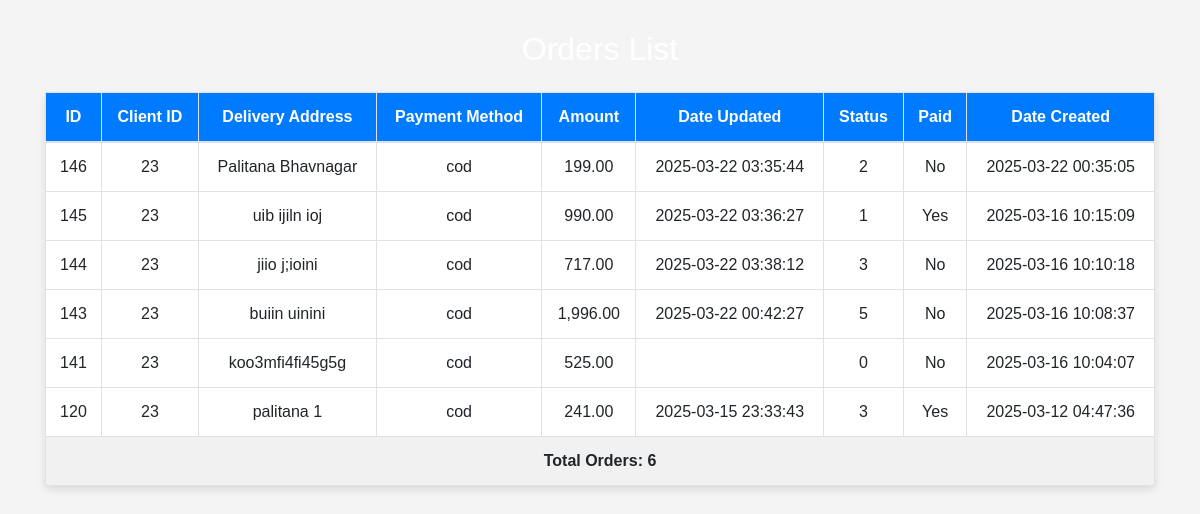
Page /admin/maintenance/order_info.php on the committed database.
### tables this page shows
CREATE TABLE `orders` (
  `id` int(30) NOT NULL,
  `client_id` int(30) NOT NULL,
  `delivery_address` text NOT NULL,
  `payment_method` varchar(100) NOT NULL,
  `amount` double NOT NULL,
  `status` tinyint(2) NOT NULL DEFAULT 0,
  `paid` tinyint(1) NOT NULL DEFAULT 0,
  `date_created` datetime NOT NULL DEFAULT current_timestamp(),
  `date_updated` datetime DEFAULT NULL ON UPDATE current_timestamp()
);

### admin/maintenance/order_info.php (the view, shortened to what this page needs)
<?php
$conn = new mysqli("localhost", "root", "", "pet_shop_db");
$sql = "SELECT id, client_id, delivery_address, payment_method, amount, date_updated, status, paid, date_created FROM orders ORDER BY date_created DESC";
$result = $conn->query($sql);
?>
<!DOCTYPE html>
<html lang="en">
<head>
    <link href="https://stackpath.bootstrapcdn.com/bootstrap/4.3.1/css/bootstrap.min.css" rel="stylesheet">
</head>
<body>
    <div class="container">
        <h2 class="text-center mb-4">Orders List</h2>
        <?php if ($result->num_rows > 0) : ?>
            <table class="table table-bordered">
                <thead>
                    <tr>
                        <th>ID</th>
                        <th>Client ID</th>
                        <th>Delivery Address</th>
                        <th>Payment Method</th>
                        <th>Amount</th>
                        <th>Date Updated</th>
                        <th>Status</th>
                        <th>Paid</th>
                        <th>Date Created</th>
                    </tr>
                </thead>
                <tbody>
                    <?php while ($row = $result->fetch_assoc()) : ?>
                        <tr>
                            <td><?php echo $row['id']; ?></td>
                            <td><?php echo $row['client_id']; ?></td>
                            <td><?php echo $row['delivery_address']; ?></td>
                            <td><?php echo $row['payment_method']; ?></td>
                            <td><?php echo number_format($row['amount'], 2); ?></td>
                            <td><?php echo $row['date_updated']; ?></td>
                            <td><?php echo $row['status']; ?></td>
                            <td><?php echo $row['paid'] == 1 ? 'Yes' : 'No'; ?></td>
                            <td><?php echo $row['date_created']; ?></td>
                        </tr>
                    <?php endwhile; ?>
                </tbody>
                <tfoot>
                    <tr>
                        <td colspan="9" class="text-center">Total Orders: <?php echo $result->num_rows; ?></td>
                    </tr>
                </tfoot>
            </table>
        <?php else : ?>
            <p class="text-center">No orders found.</p>
        <?php endif; ?>
    </div>
</body>
</html>

### admin/maintenance/order_info.php (style rules this page uses)
body { background-color: #f4f4f4; font-family: Arial, sans-serif; }
.container { margin-top: 30px; }
.table th, .table td { text-align: center; }
.table { background-color: white; border-radius: 5px; box-shadow: 0 4px 8px rgba(0, 0, 0, 0.1); }
.table thead { background-color: #007bff; color: white; }
.table tfoot { font-weight: bold; background-color: #f1f1f1; }
h2 { color:white; }

### rows in the picture
orders: id "146", client "23", delivery_address "Palitana Bhavnagar", payment_method "cod", amount "199.00", date_updated "2025-03-22 03:35:44", status "2", paid "No", date_created "2025-03-22 00:35:05"
orders: id "145", client "23", delivery_address "uib ijiln ioj", payment_method "cod", amount "990.00", date_updated "2025-03-22 03:36:27", status "1", paid "Yes", date_created "2025-03-16 10:15:09"
orders: id "144", client "23", delivery_address "jiio j;ioini", payment_method "cod", amount "717.00", date_updated "2025-03-22 03:38:12", status "3", paid "No", date_created "2025-03-16 10:10:18"
orders: id "143", client "23", delivery_address "buiin uinini", payment_method "cod", amount "1,996.00", date_updated "2025-03-22 00:42:27", status "5", paid "No", date_created "2025-03-16 10:08:37"
orders: id "141", client "23", delivery_address "koo3mfi4fi45g5g", payment_method "cod", amount "525.00", status "0", paid "No", date_created "2025-03-16 10:04:07"
orders: id "120", client "23", delivery_address "palitana 1", payment_method "cod", amount "241.00", date_updated "2025-03-15 23:33:43", status "3", paid "Yes", date_created "2025-03-12 04:47:36"

### other values in the picture
$result->num_rows "6"
